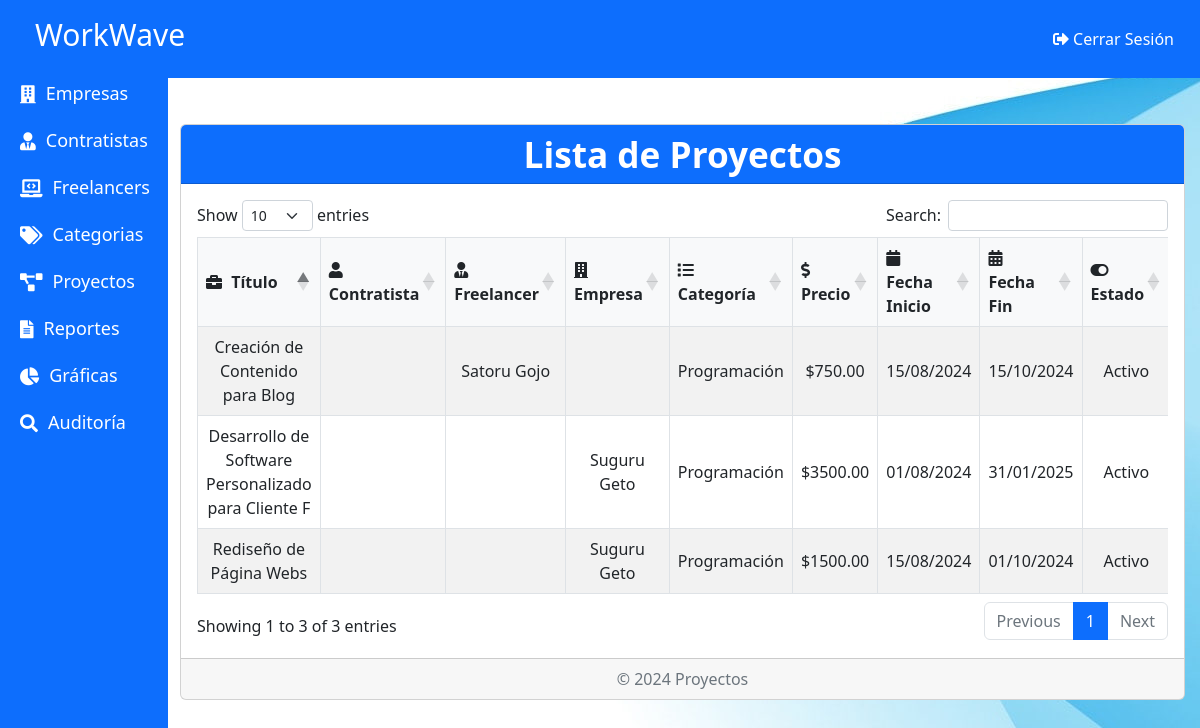
/Admin/Proyectos.php, run on the app's committed database.
### tables this page shows
CREATE TABLE `proyectos` (
  `id` int(11) NOT NULL,
  `tipo_usuario` enum('contratistas','freelancers','empresas') NOT NULL,
  `contratista_id` int(11) DEFAULT NULL,
  `freelancer_id` int(11) DEFAULT NULL,
  `empresa_id` int(11) DEFAULT NULL,
  `titulo` varchar(255) NOT NULL,
  `descripcion` text DEFAULT NULL,
  `image_url` varchar(255) DEFAULT NULL,
  `categoria_id` int(11) DEFAULT NULL,
  `precio` decimal(10,2) DEFAULT NULL,
  `estado` tinyint(1) DEFAULT 1,
  `fecha_inicio` date DEFAULT NULL,
  `fecha_fin` date DEFAULT NULL,
  `fecha_registro` timestamp NOT NULL DEFAULT current_timestamp(),
  `intereses` text DEFAULT NULL,
  `Etiqueta` enum('Oferta','Servicio') DEFAULT NULL,
  `repositorio` varchar(255) DEFAULT NULL,
  `terminado` enum('Sí','No') DEFAULT 'No',
  `pago` enum('Pendiente','Pagado') DEFAULT 'Pendiente'
);

CREATE TABLE `empresas` (
  `id` int(11) NOT NULL,
  `nombre_empresa` varchar(255) NOT NULL,
  `email` varchar(255) NOT NULL,
  `telefono` varchar(20) NOT NULL,
  `rif` text NOT NULL,
  `direccion` text NOT NULL,
  `descripcion_empresa` text NOT NULL,
  `sitio_web` varchar(255) DEFAULT NULL,
  `contrasena` varchar(255) NOT NULL,
  `Estado` tinyint(1) DEFAULT 1,
  `image_url` varchar(255) DEFAULT NULL,
  `doc_rif` varchar(255) DEFAULT NULL,
  `membership_type` varchar(255) DEFAULT NULL,
  `membership_start_date` date DEFAULT NULL,
  `membership_end_date` date DEFAULT NULL
);

CREATE TABLE `categorias` (
  `id` int(11) NOT NULL,
  `nombre` varchar(255) NOT NULL,
  `descripcion` text DEFAULT NULL,
  `estado` tinyint(1) NOT NULL DEFAULT 1
);

CREATE TABLE `freelancers` (
  `id` int(11) NOT NULL,
  `nombre` varchar(255) NOT NULL,
  `email` varchar(255) NOT NULL,
  `telefono` varchar(20) NOT NULL,
  `direccion` text NOT NULL,
  `descripcion_habilidades` text NOT NULL,
  `curriculum` varchar(255) DEFAULT NULL,
  `portafolio` varchar(255) DEFAULT NULL,
  `contrasena` varchar(255) NOT NULL,
  `Estado` tinyint(1) DEFAULT 0,
  `image_url` varchar(255) DEFAULT NULL,
  `membership_type` varchar(255) DEFAULT NULL,
  `membership_start_date` date DEFAULT NULL,
  `membership_end_date` date DEFAULT NULL
);

### Admin/Proyectos.php (the view, shortened to what this page needs)
<?php
include './Dashboard.php';
?>
<!DOCTYPE html>
<html lang="es">
<head>
    <link href="./Assets/css/bootstrap.min.css" rel="stylesheet">
    <link rel="stylesheet" href="https://cdnjs.cloudflare.com/ajax/libs/font-awesome/5.15.4/css/all.min.css">
    <link rel="stylesheet" href="https://cdn.datatables.net/1.11.5/css/dataTables.bootstrap5.min.css">
    <link rel="stylesheet" href="./Assets/css/CRUD.css">
</head>
<body>
<nav class="navbar navbar-expand-lg navbar-light bg-light">
    <div class="container-fluid">
        <a class="navbar-brand" href="#">Proyectos</a>
    </div>
</nav>
<div class="container mt-5 content-wrapper">
    <div class="card">
        <div class="card-header bg-primary text-white">
            <h2 class="card-title m-0" style="color: white;">Lista de Proyectos</h2>
        </div>
        <div class="card-body">
            <div class="table-responsive">
                <table id="proyectosTable" class="table table-bordered table-striped table-hover">
                    <thead>
                        <tr class="text-center">
                            <th><i class="fas fa-briefcase"></i> Título</th>
                            <th><i class="fas fa-user"></i> Contratista</th>
                            <th><i class="fas fa-user-tie"></i> Freelancer</th>
                            <th><i class="fas fa-building"></i> Empresa</th>
                            <th><i class="fas fa-list"></i> Categoría</th>
                            <th><i class="fas fa-dollar-sign"></i> Precio</th>
                            <th><i class="fas fa-calendar"></i> Fecha Inicio</th>
                            <th><i class="fas fa-calendar-alt"></i> Fecha Fin</th>
                            <th><i class="fas fa-toggle-on"></i> Estado</th>
                        </tr>
                    </thead>
                    <tbody>
                        <?php
                        include './conexion.php';
                        $sql = "SELECT p.*,
                                    c.nombre AS contratista_nombre,
                                    f.nombre AS freelancer_nombre,
                                    e.nombre_empresa AS empresa_nombre,
                                    cat.nombre AS categoria_nombre
                                FROM proyectos p
                                LEFT JOIN contratistas c ON p.contratista_id = c.id
                                LEFT JOIN freelancers f ON p.freelancer_id = f.id
                                LEFT JOIN empresas e ON p.empresa_id = e.id
                                LEFT JOIN categorias cat ON p.categoria_id = cat.id";
                        $result = $conn->query($sql);
                        if ($result->num_rows > 0) {
                            while ($row = $result->fetch_assoc()) {
                                $fecha_inicio = date("d/m/Y", strtotime($row['fecha_inicio']));
                                $fecha_fin = date("d/m/Y", strtotime($row['fecha_fin']));
                                echo "<tr>
                                    <td>{$row['titulo']}</td>
                                    <td>{$row['contratista_nombre']}</td>
                                    <td>{$row['freelancer_nombre']}</td>
                                    <td>{$row['empresa_nombre']}</td>
                                    <td>{$row['categoria_nombre']}</td>
                                    <td>\${$row['precio']}</td>
                                    <td>{$fecha_inicio}</td>
                                    <td>{$fecha_fin}</td>
                                    <td class='text-center'>".($row['estado'] ? 'Activo' : 'Inactivo')."</td>
                                    <td class='text-center'>
                                        <button onclick='toggleStatus({$row['id']}, ".($row['estado'] ? 'false' : 'true').")' class='btn ".($row['estado'] ? 'btn-danger' : 'btn-success')." btn-sm' title='Cambiar Estado'>
                                            <i class='fas ".($row['estado'] ? 'fa-lock' : 'fa-lock-open')."'></i>
                                        </button>
                                    </td>
                                </tr>";
                            }
                        } else {
                            echo "<tr><td colspan='10' class='text-center'>No se encontraron proyectos</td></tr>";
                        }
                        ?>
                    </tbody>
                </table>
            </div>
        </div>
        <div class="card-footer text-muted text-center">
            <p class="mb-0">© 2024 Proyectos</p>
        </div>
    </div>
</div>
</body>
</html>

### Admin/Assets/CSS/CRUD.css (style rules this page uses)
body, html { height: 100%; margin: 0; display: flex; flex-direction: column; }
.content-wrapper { flex: 1; display: flex; flex-direction: column; }
.container { padding-top: 20px; padding-left: 15%; padding-right: 15px; }
@media (min-width: 768px) { .container { max-width: 100%; margin-left: auto; margin-right: auto; } }
h2.card-title { font-size: 2.2rem; font-weight: bold; color: #3fa141; text-align: center; margin-bottom: 20px; }
.table th, .table td { vertical-align: middle; text-align: center; }
.table th { background-color: #f8f9fa; font-weight: bold; }
.table th i { margin-right: 5px; }

### Admin/Dashboard.php (style rules this page uses)
body { background-color: #f8f9fa; margin-top: 60px; }

### Admin/Proyectos.php (style rules this page uses)
body { background-image: url('../Assets/images/2312616.jpg'); }

### data on the page
proyectos: titulo "Rediseño de Página Webs", empresa.nombre_empresa "Suguru Geto", categoria.nombre "Programación", precio "1500.00", fecha_inicio "15/08/2024", fecha_fin "01/10/2024", estado "Activo"
proyectos: titulo "Creación de Contenido para Blog", freelancer.nombre "Satoru Gojo", categoria.nombre "Programación", precio "750.00", fecha_inicio "15/08/2024", fecha_fin "15/10/2024", estado "Activo"
proyectos: titulo "Desarrollo de Software Personalizado para Cliente F", empresa.nombre_empresa "Suguru Geto", categoria.nombre "Programación", precio "3500.00", fecha_inicio "01/08/2024", fecha_fin "31/01/2025", estado "Activo"
